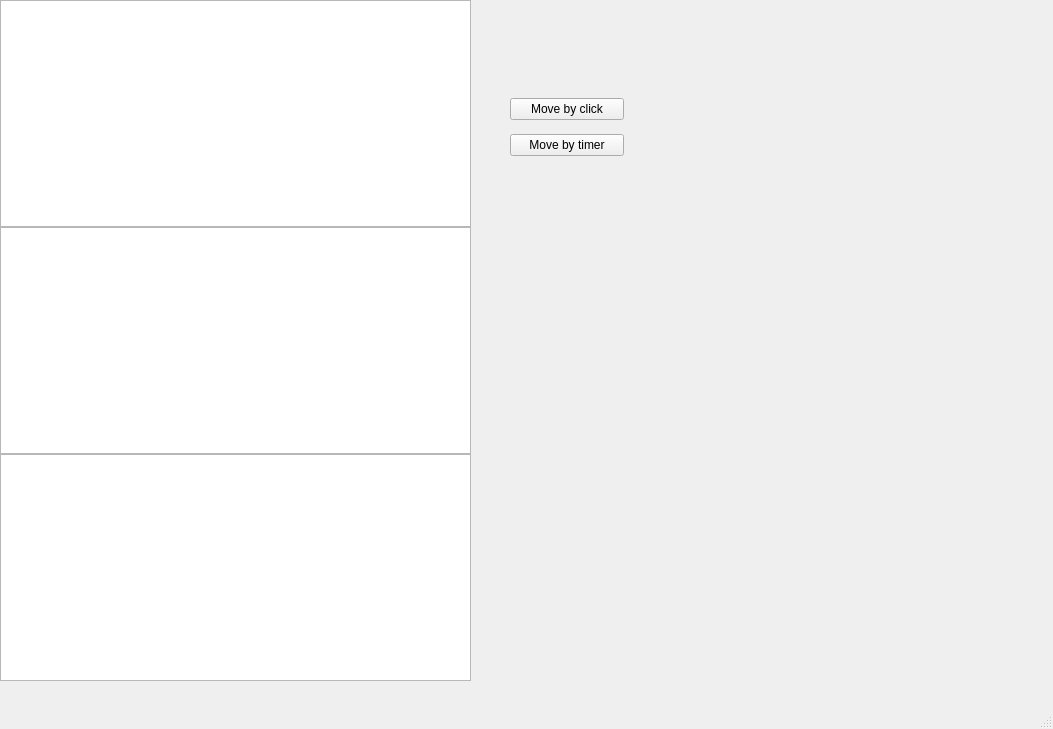
<?xml version="1.0" encoding="UTF-8"?>
<ui version="4.0">
 <class>MainWindow</class>
 <widget class="QMainWindow" name="MainWindow">
  <property name="geometry">
   <rect>
    <x>0</x>
    <y>0</y>
    <width>1053</width>
    <height>729</height>
   </rect>
  </property>
  <property name="windowTitle">
   <string>MainWindow</string>
  </property>
  <widget class="QWidget" name="centralwidget">
   <widget class="QWidget" name="layoutWidget">
    <property name="geometry">
     <rect>
      <x>0</x>
      <y>0</y>
      <width>471</width>
      <height>681</height>
     </rect>
    </property>
    <layout class="QVBoxLayout" name="verticalLayout">
     <property name="spacing">
      <number>0</number>
     </property>
     <property name="sizeConstraint">
      <enum>QLayout::SetMinimumSize</enum>
     </property>
     <item>
      <widget class="QGraphicsView" name="player2View"/>
     </item>
     <item>
      <widget class="QGraphicsView" name="fieldView">
       <property name="lineWidth">
        <number>0</number>
       </property>
      </widget>
     </item>
     <item>
      <widget class="QGraphicsView" name="player1View"/>
     </item>
    </layout>
   </widget>
   <widget class="QWidget" name="layoutWidget">
    <property name="geometry">
     <rect>
      <x>510</x>
      <y>90</y>
      <width>114</width>
      <height>76</height>
     </rect>
    </property>
    <layout class="QVBoxLayout" name="verticalLayout_2">
     <item>
      <widget class="QPushButton" name="turnButton">
       <property name="text">
        <string>Move by click</string>
       </property>
      </widget>
     </item>
     <item>
      <widget class="QPushButton" name="timerButton">
       <property name="text">
        <string>Move by timer</string>
       </property>
      </widget>
     </item>
    </layout>
   </widget>
  </widget>
  <widget class="QMenuBar" name="menubar">
   <property name="geometry">
    <rect>
     <x>0</x>
     <y>0</y>
     <width>1053</width>
     <height>30</height>
    </rect>
   </property>
  </widget>
  <widget class="QStatusBar" name="statusbar"/>
 </widget>
 <resources/>
 <connections/>
</ui>
